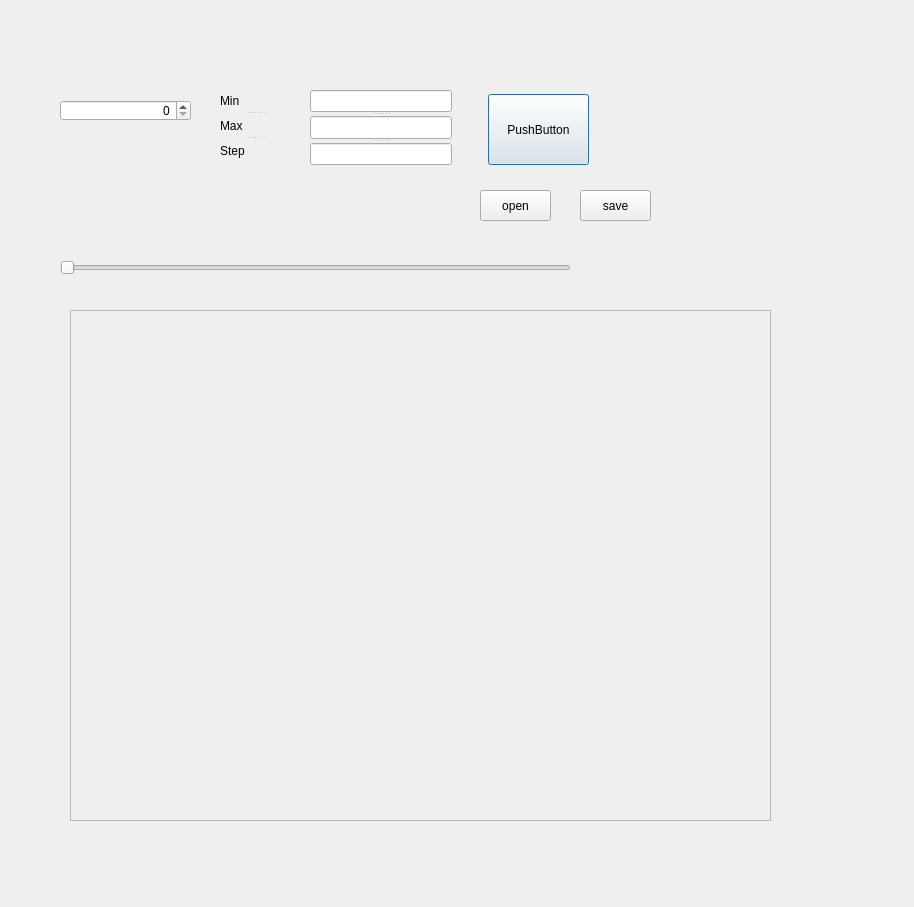
<?xml version="1.0" encoding="UTF-8"?>
<ui version="4.0">
 <class>Dialog</class>
 <widget class="QDialog" name="Dialog">
  <property name="geometry">
   <rect>
    <x>0</x>
    <y>0</y>
    <width>914</width>
    <height>907</height>
   </rect>
  </property>
  <property name="windowTitle">
   <string>Dialog</string>
  </property>
  <widget class="QPushButton" name="btnApply">
   <property name="geometry">
    <rect>
     <x>488</x>
     <y>94</y>
     <width>101</width>
     <height>71</height>
    </rect>
   </property>
   <property name="text">
    <string>PushButton</string>
   </property>
  </widget>
  <widget class="QSpinBox" name="spinBox">
   <property name="geometry">
    <rect>
     <x>60</x>
     <y>100</y>
     <width>131</width>
     <height>21</height>
    </rect>
   </property>
   <property name="font">
    <font>
     <underline>false</underline>
     <strikeout>false</strikeout>
    </font>
   </property>
   <property name="layoutDirection">
    <enum>Qt::LeftToRight</enum>
   </property>
   <property name="alignment">
    <set>Qt::AlignRight|Qt::AlignTrailing|Qt::AlignVCenter</set>
   </property>
  </widget>
  <widget class="QSplitter" name="splitter">
   <property name="geometry">
    <rect>
     <x>220</x>
     <y>90</y>
     <width>71</width>
     <height>71</height>
    </rect>
   </property>
   <property name="orientation">
    <enum>Qt::Vertical</enum>
   </property>
   <widget class="QLabel" name="label">
    <property name="text">
     <string>Min</string>
    </property>
   </widget>
   <widget class="QLabel" name="label_3">
    <property name="text">
     <string>Max</string>
    </property>
   </widget>
   <widget class="QLabel" name="label_2">
    <property name="text">
     <string>Step</string>
    </property>
   </widget>
  </widget>
  <widget class="QSplitter" name="splitter_2">
   <property name="geometry">
    <rect>
     <x>310</x>
     <y>90</y>
     <width>142</width>
     <height>75</height>
    </rect>
   </property>
   <property name="orientation">
    <enum>Qt::Vertical</enum>
   </property>
   <widget class="QLineEdit" name="editMin">
    <property name="alignment">
     <set>Qt::AlignRight|Qt::AlignTrailing|Qt::AlignVCenter</set>
    </property>
   </widget>
   <widget class="QLineEdit" name="editMax">
    <property name="alignment">
     <set>Qt::AlignRight|Qt::AlignTrailing|Qt::AlignVCenter</set>
    </property>
   </widget>
   <widget class="QLineEdit" name="editStep">
    <property name="alignment">
     <set>Qt::AlignRight|Qt::AlignTrailing|Qt::AlignVCenter</set>
    </property>
   </widget>
  </widget>
  <widget class="QLabel" name="labelValue">
   <property name="geometry">
    <rect>
     <x>70</x>
     <y>210</y>
     <width>171</width>
     <height>21</height>
    </rect>
   </property>
   <property name="text">
    <string/>
   </property>
  </widget>
  <widget class="QSlider" name="slider">
   <property name="geometry">
    <rect>
     <x>60</x>
     <y>260</y>
     <width>511</width>
     <height>16</height>
    </rect>
   </property>
   <property name="orientation">
    <enum>Qt::Horizontal</enum>
   </property>
  </widget>
  <widget class="QLabel" name="labelValue_2">
   <property name="geometry">
    <rect>
     <x>60</x>
     <y>300</y>
     <width>171</width>
     <height>21</height>
    </rect>
   </property>
   <property name="text">
    <string/>
   </property>
  </widget>
  <widget class="QLabel" name="labelpixmap">
   <property name="geometry">
    <rect>
     <x>70</x>
     <y>310</y>
     <width>701</width>
     <height>511</height>
    </rect>
   </property>
   <property name="frameShape">
    <enum>QFrame::StyledPanel</enum>
   </property>
   <property name="text">
    <string/>
   </property>
  </widget>
  <widget class="QPushButton" name="btnApply_2">
   <property name="geometry">
    <rect>
     <x>480</x>
     <y>190</y>
     <width>71</width>
     <height>31</height>
    </rect>
   </property>
   <property name="text">
    <string>open</string>
   </property>
  </widget>
  <widget class="QPushButton" name="btnApply_3">
   <property name="geometry">
    <rect>
     <x>580</x>
     <y>190</y>
     <width>71</width>
     <height>31</height>
    </rect>
   </property>
   <property name="text">
    <string>save</string>
   </property>
  </widget>
 </widget>
 <resources/>
 <connections/>
</ui>
